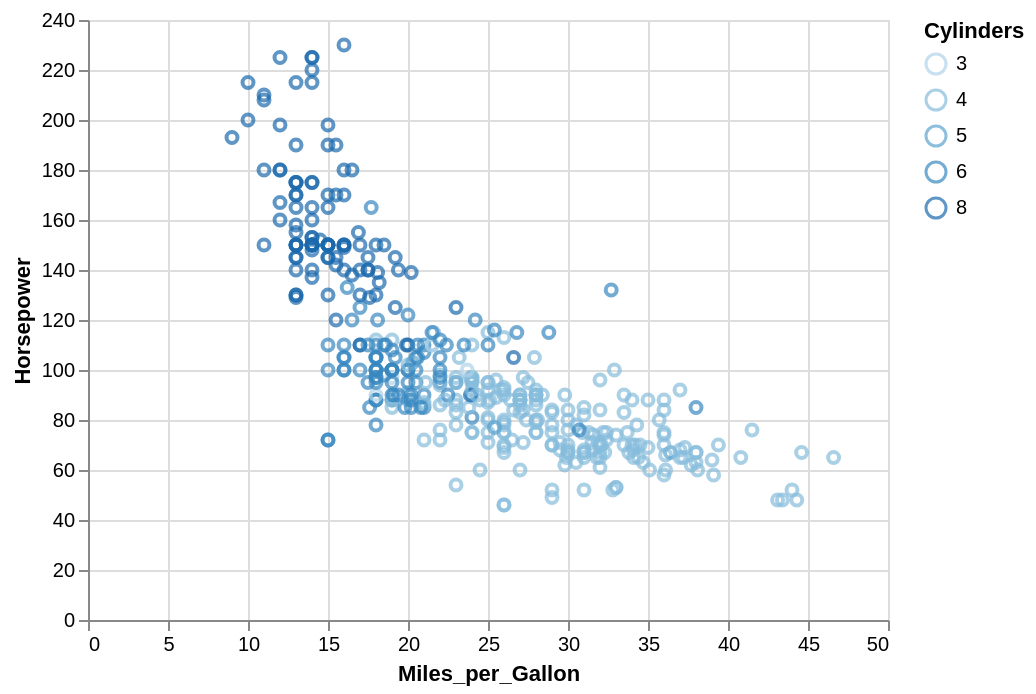

The notebook cell this image was saved under:
### Code cell
scatterPlot.plot(
  _.data.values := data.asJson,
  _.encoding.x.field := "Miles_per_Gallon",
  _.encoding.y.field := "Horsepower",
  _.encoding += json""" {"color": { "field": "Cylinders", "type": "ordinal" }} """,
)

### Figure 1 — Vega-Lite specification as saved in the notebook (floating-point values rounded to 4 significant figures; data arrays with more than 128 entries replaced by an {"elided": "..."} marker saying what was removed)
{"$schema": "https://vega.github.io/schema/vega-lite/v4.8.1.json", "config": {"view": {"continuousHeight": 300, "continuousWidth": 400}}, "data": {"values": {"elided": "406 records"}}, "encoding": {"color": {"field": "Cylinders", "type": "ordinal"}, "x": {"field": "Miles_per_Gallon", "type": "quantitative"}, "y": {"field": "Horsepower", "type": "quantitative"}}, "mark": "point", "selection": {"selector001": {"bind": "scales", "encodings": ["x", "y"], "type": "interval"}}}
